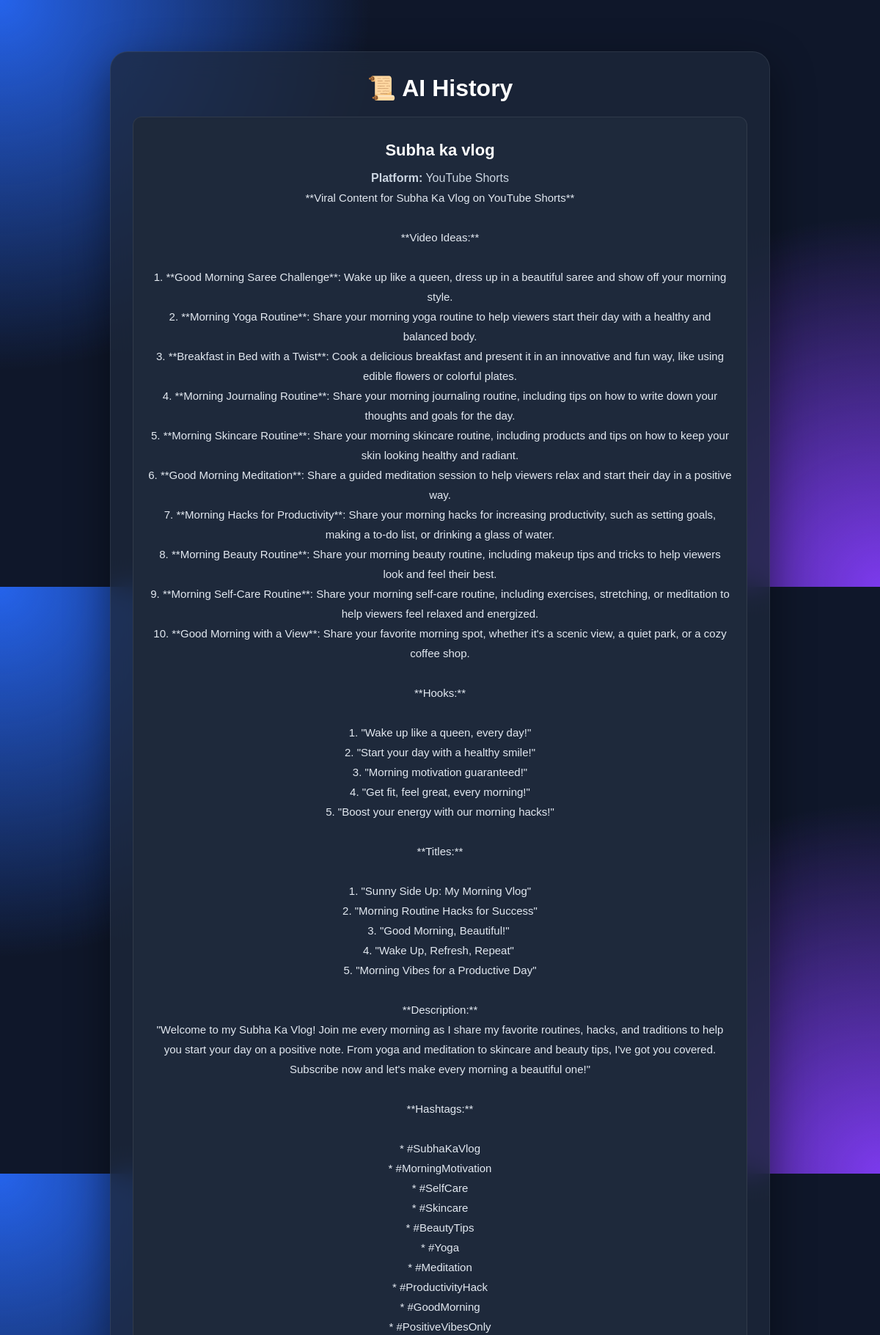
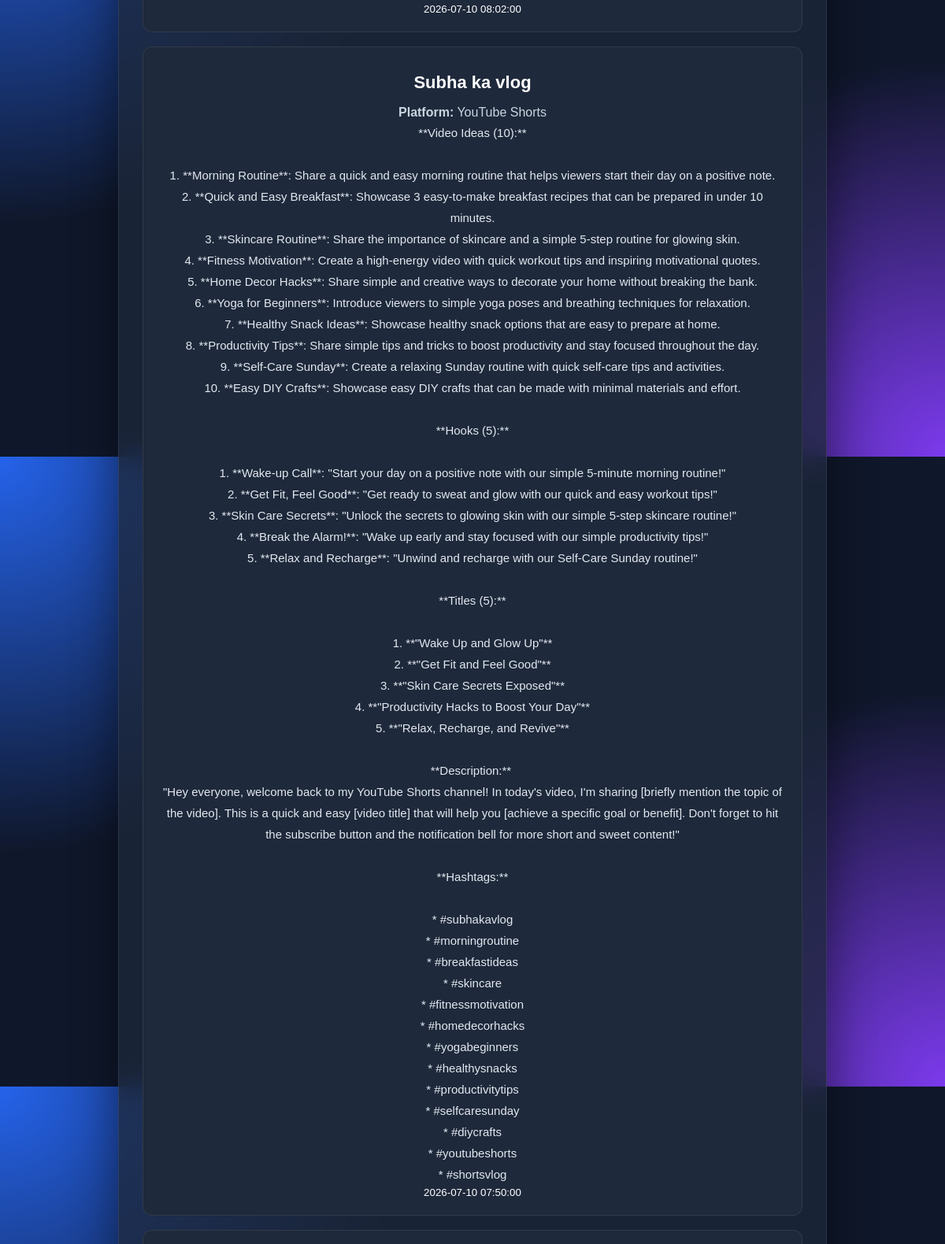
The page /history (signed in, upper part) on the database its author committed (2 pictures, top to bottom).
### database.py (models this page shows)
class History(db.Model):
    id = db.Column(db.Integer, primary_key=True)
    username = db.Column(db.String(100), nullable=False)
    topic = db.Column(db.String(255), nullable=False)
    platform = db.Column(db.String(100), nullable=False)
    result = db.Column(db.Text, nullable=False)
    created_at = db.Column(db.DateTime, server_default=db.func.now())

### app.py (the view)
@app.route("/history")
def history():
    if "user" not in session:
        return redirect("/login")
    items = History.query.filter_by(
        username=session["user"]
    ).order_by(
        History.created_at.desc()
    ).all()
    return render_template(
        "history.html",
        items=items
    )

### templates/history.html (shortened to what this page needs)
<!DOCTYPE html>
<html>
<head>
    <link rel="stylesheet" href="/static/style.css">
</head>
<body>
<div class="container">
<h1>📜 AI History</h1>
{% if items %}
    {% for item in items %}
    <div class="card">
        <h3>{{ item.topic }}</h3>
        <p><b>Platform:</b> {{ item.platform }}</p>
        <pre>{{ item.result }}</pre>
        <small>{{ item.created_at }}</small>
    </div>
    <br>
    {% endfor %}
{% else %}
<h3>No History Found</h3>
{% endif %}
</div>
</body>
</html>

### static/style.css (style rules this page uses)
* { margin:0; padding:0; box-sizing:border-box; font-family:Arial,sans-serif; }
body { margin:0; font-family:Arial,sans-serif; color:#fff; min-height:100vh; padding:30px; background: radial-gradient(circle at top left,#2563eb 0%,transparent 35%), radial-gradient(circle at bottom right,#7c3aed 0%,transparent 35%), #0f172a; }
.container { width:100%; max-width:900px; margin:40px auto; background:rgba(30,41,59,.75); backdrop-filter:blur(18px); border:1px solid rgba(255,255,255,.08); padding:40px; border-radius:24px; box-shadow:0 20px 60px rgba(0,0,0,.45); }
h1 { text-align:center; margin-bottom:20px; }
pre { white-space:pre-wrap; line-height:1.8; color:#e2e8f0; font-size:15px; }
.card { background:rgba(255,255,255,.06); border:1px solid rgba(255,255,255,.08); border-radius:18px; padding:24px; text-align:center; transition:.3s; backdrop-filter:blur(12px); }
.card h3 { margin:12px 0; font-size:22px; }
.card p { color:#cbd5e1; line-height:1.6; }
.container { max-width:900px; margin:40px auto; padding:30px; }
.card { background:#1e293b; padding:20px; border-radius:12px; text-align:center; }
.container { animation:fadeUp .5s ease; }

### rows shown on the page
History: topic "Subha ka vlog", platform "YouTube Shorts", result "**Viral Content for Subha Ka Vlog on YouTube Shorts** **Video Ideas:** 1. **Good Morning Saree Challenge**: Wake up like a queen, dress up in a beautiful saree and show off your morning style. 2. **Morning Yoga Routine**: Share your morning yoga routine to help viewers start their day with a healthy and balanced body. 3. **Breakfast in Bed with a Twist**: Cook a delicious breakfast and present it in an innovative and fun way, like using edible flowers or colorful plates. 4. **Morning Journaling Routine**: Share your morning journaling routine, including tips on how to write down your thoughts and goals for the day. 5. **Morning Skincare Routine**: Share your morning skincare routine,…", created_at "2026-07-10 08:02:00"
History: topic "Subha ka vlog", platform "YouTube Shorts", result "**Video Ideas (10):** 1. **Morning Routine**: Share a quick and easy morning routine that helps viewers start their day on a positive note. 2. **Quick and Easy Breakfast**: Showcase 3 easy-to-make breakfast recipes that can be prepared in under 10 minutes. 3. **Skincare Routine**: Share the importance of skincare and a simple 5-step routine for glowing skin. 4. **Fitness Motivation**: Create a high-energy video with quick workout tips and inspiring motivational quotes. 5. **Home Decor Hacks**: Share simple and creative ways to decorate your home without breaking the bank. 6. **Yoga for Beginners**: Introduce viewers to simple yoga poses and breathing techniques for relaxation. 7. **Healthy…", created_at "2026-07-10 07:50:00"
